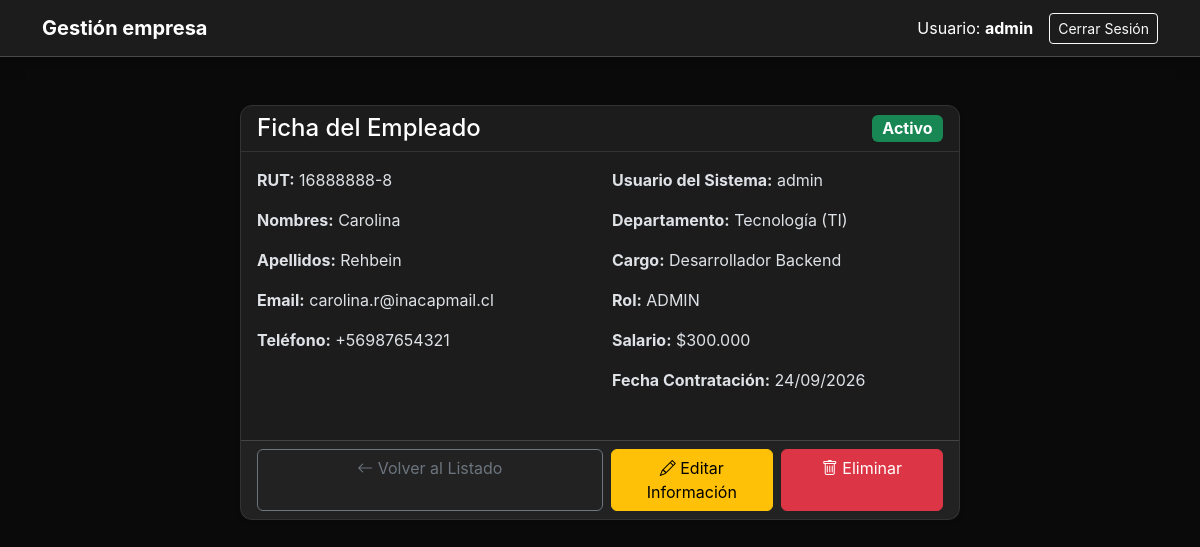
The app's page /personal/empleados/4/ (signed in), older data.
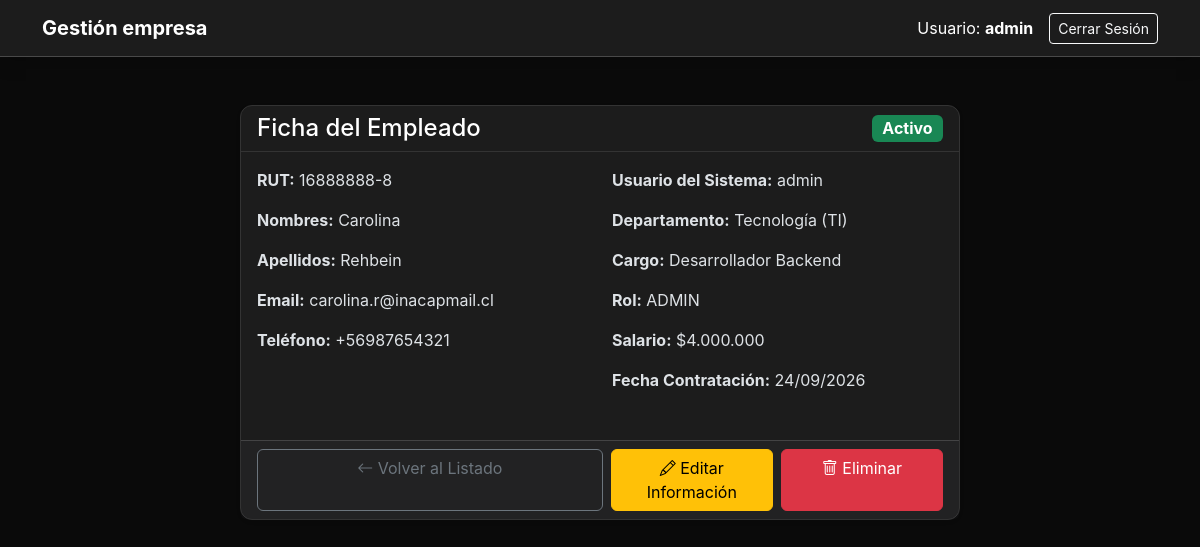
The same page, newer data.
### usuarios/models.py (models this page shows, shortened)
class Empleado(models.Model):
    id_empleado = models.AutoField(primary_key=True)
    user = models.OneToOneField(User, on_delete=models.CASCADE, related_name='empleado', null=True, blank=True)
    persona = models.OneToOneField(Persona, on_delete=models.CASCADE, related_name='empleado', null=True, blank=True)
    id_cargo = models.ForeignKey(Cargo, on_delete=models.SET_NULL, null=True, db_column='id_cargo', related_name='empleados')
    id_rol = models.ForeignKey(Rol, on_delete=models.PROTECT, null=True, blank=True, db_column='id_rol', related_name='empleados')
    fecha_contratacion = models.DateField(auto_now_add=True)
    salario = models.DecimalField(max_digits=10, decimal_places=2, null=True, blank=True)
    activo = models.BooleanField(default=True)
    @property
    def salario_clp(self):
        if self.salario is not None:
            monto_entero = int(self.salario)
            return f"${monto_entero:,}".replace(",", ".")
        return "No asignado"

class Persona(models.Model):
    rut = models.CharField(max_length=12, primary_key=True, help_text="Formato: 12345678-9")
    nombres = models.CharField(max_length=100)
    apellidos = models.CharField(max_length=100)
    email = models.EmailField(unique=True)
    telefono = models.CharField(max_length=20, blank=True, null=True)
    fecha_nacimiento = models.DateField(blank=True, null=True)
    fecha_creacion = models.DateTimeField(auto_now_add=True)

class Cargo(models.Model):
    id_cargo = models.AutoField(primary_key=True)
    id_departamento = models.ForeignKey(Departamento, on_delete=models.CASCADE, db_column='id_departamento', related_name='cargos')
    nombre = models.CharField(max_length=100)
    descripcion = models.CharField(max_length=255, blank=True, null=True)

class Departamento(models.Model):
    id_departamento = models.AutoField(primary_key=True)
    nombre = models.CharField(max_length=100, unique=True)
    descripcion = models.CharField(max_length=255, blank=True, null=True)
    fecha_creacion = models.DateTimeField(auto_now_add=True)

class Rol(models.Model):
    id_rol = models.AutoField(primary_key=True)
    nombre_rol = models.CharField(max_length=50, unique=True) # Ej: 'ADMIN', 'VENDEDOR'
    descripcion = models.CharField(max_length=255, blank=True, null=True)

### usuarios/views.py (the view)
# urls.py: path('personal/empleados/<int:empleado_id>/', views.detalle_empleado, name='detalle_empleado'),
@login_required
def detalle_empleado(request, empleado_id):
    if not es_administrador(request.user):
        messages.error(request, "Acceso denegado: Se requieren permisos de Administrador.")
        return redirect('dashboard')
    empleado = get_object_or_404(
        Empleado.objects.select_related('user', 'persona', 'id_cargo__id_departamento', 'id_rol'),
        id_empleado=empleado_id
    )
    return render(request, 'usuarios/detalle_empleado.html', {
        'empleado': empleado,
        'es_admin': True
    })

### usuarios/views.py (called while the page is built)
def es_administrador(user):
    empleado = getattr(user, 'empleado', None)
    return bool(empleado and empleado.id_rol and empleado.id_rol.nombre_rol.upper() == 'ADMIN')

### usuarios/templates/usuarios/detalle_empleado.html
{% extends 'usuarios/base.html' %}
{% block content %}
<div class="container py-4">
    <div class="row justify-content-center">
        <div class="col-md-8">
            <div class="card shadow-sm">
                <div class="card-header bg-primary text-white d-flex justify-content-between align-items-center">
                    <h4 class="mb-0">Ficha del Empleado</h4>
                    <span class="badge {% if empleado.activo %}bg-success{% else %}bg-danger{% endif %} fs-6">
                        {% if empleado.activo %}Activo{% else %}Inactivo{% endif %}
                    </span>
                </div>
                <div class="card-body">
                    <div class="row mb-3">
                        <div class="col-md-6">
                            <p><strong>RUT:</strong> {{ empleado.persona.rut|default:"N/A" }}</p>
                            <p><strong>Nombres:</strong> {{ empleado.persona.nombres }}</p>
                            <p><strong>Apellidos:</strong> {{ empleado.persona.apellidos }}</p>
                            <p><strong>Email:</strong> {{ empleado.persona.email }}</p>
                            <p><strong>Teléfono:</strong> {{ empleado.persona.telefono|default:"No registrado" }}</p>
                        </div>
                        <div class="col-md-6">
                            <p><strong>Usuario del Sistema:</strong> {{ empleado.user.username|default:"Sin usuario asignado" }}</p>
                            <p><strong>Departamento:</strong> {{ empleado.id_cargo.id_departamento.nombre|default:"N/A" }}</p>
                            <p><strong>Cargo:</strong> {{ empleado.id_cargo.nombre|default:"N/A" }}</p>
                            <p><strong>Rol:</strong> {{ empleado.id_rol.nombre_rol|default:"N/A" }}</p>
                            <p><strong>Salario:</strong> {{ empleado.salario_clp }}</p>
                            <p><strong>Fecha Contratación:</strong> {{ empleado.fecha_contratacion|date:"d/m/Y" }}</p>
                        </div>
                    </div>
                </div>
                <div class="card-footer d-flex flex-column flex-sm-row justify-content-between gap-2">
                    <a href="{% url 'listar_empleados' %}" class="btn btn-outline-secondary w-100 w-sm-auto">
                        <i class="bi bi-arrow-left"></i> Volver al Listado
                    </a>
                    <div class="d-flex flex-column flex-sm-row gap-2 w-100 w-sm-auto">
                        <a href="{% url 'editar_empleado' empleado.id_empleado %}" class="btn btn-warning w-100 w-sm-auto">
                            <i class="bi bi-pencil"></i> Editar Información
                        </a>
                        <a href="{% url 'eliminar_empleado' empleado.id_empleado %}" class="btn btn-danger w-100 w-sm-auto">
                            <i class="bi bi-trash"></i> Eliminar
                        </a>
                    </div>
                </div>
            </div>
        </div>
    </div>
</div>
{% endblock %}

Row changes from the older to the newer data that the page shows:
changed Empleado "Carolina": salario_clp "$300.000" → "$4.000.000"
